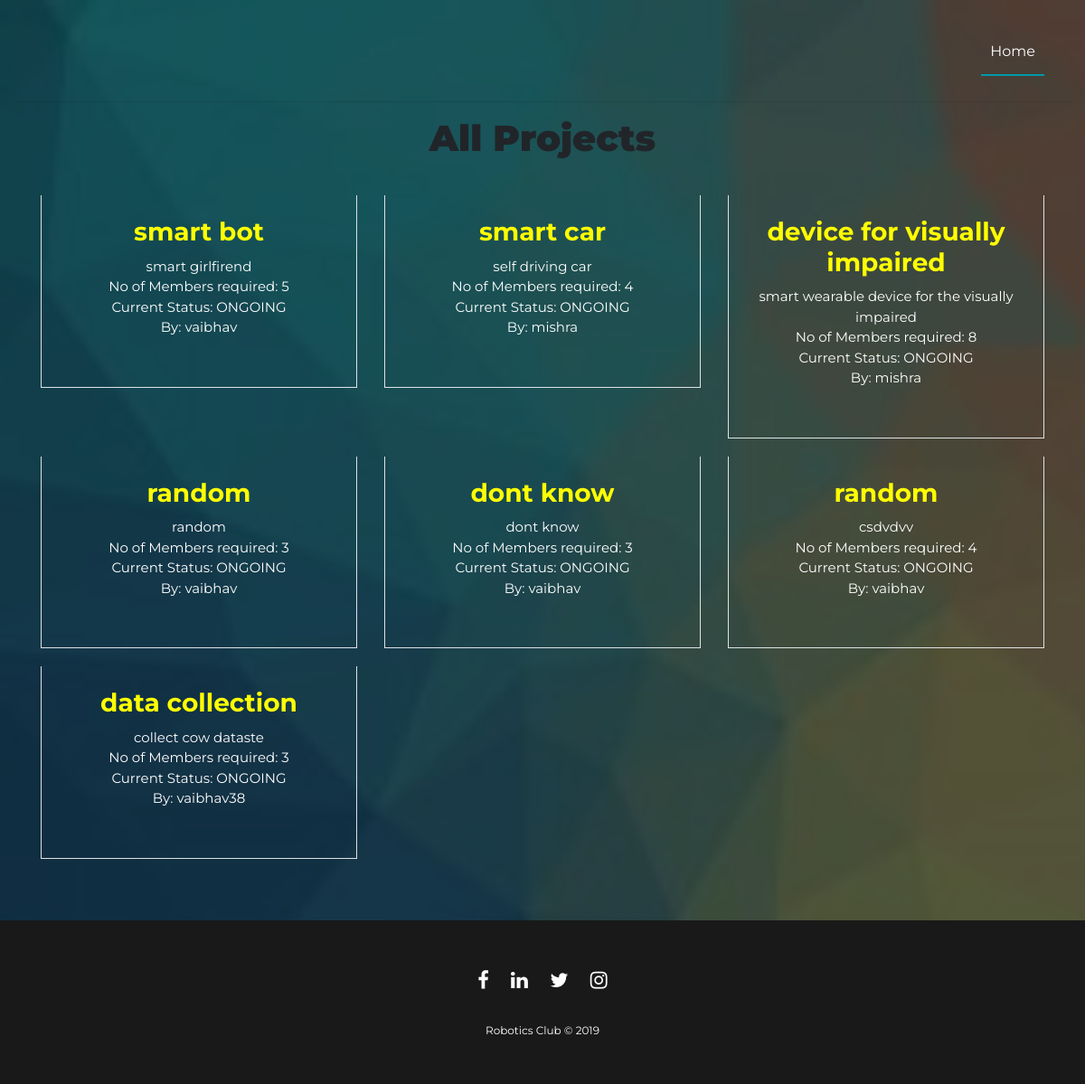
The app's page /projects/, older data.
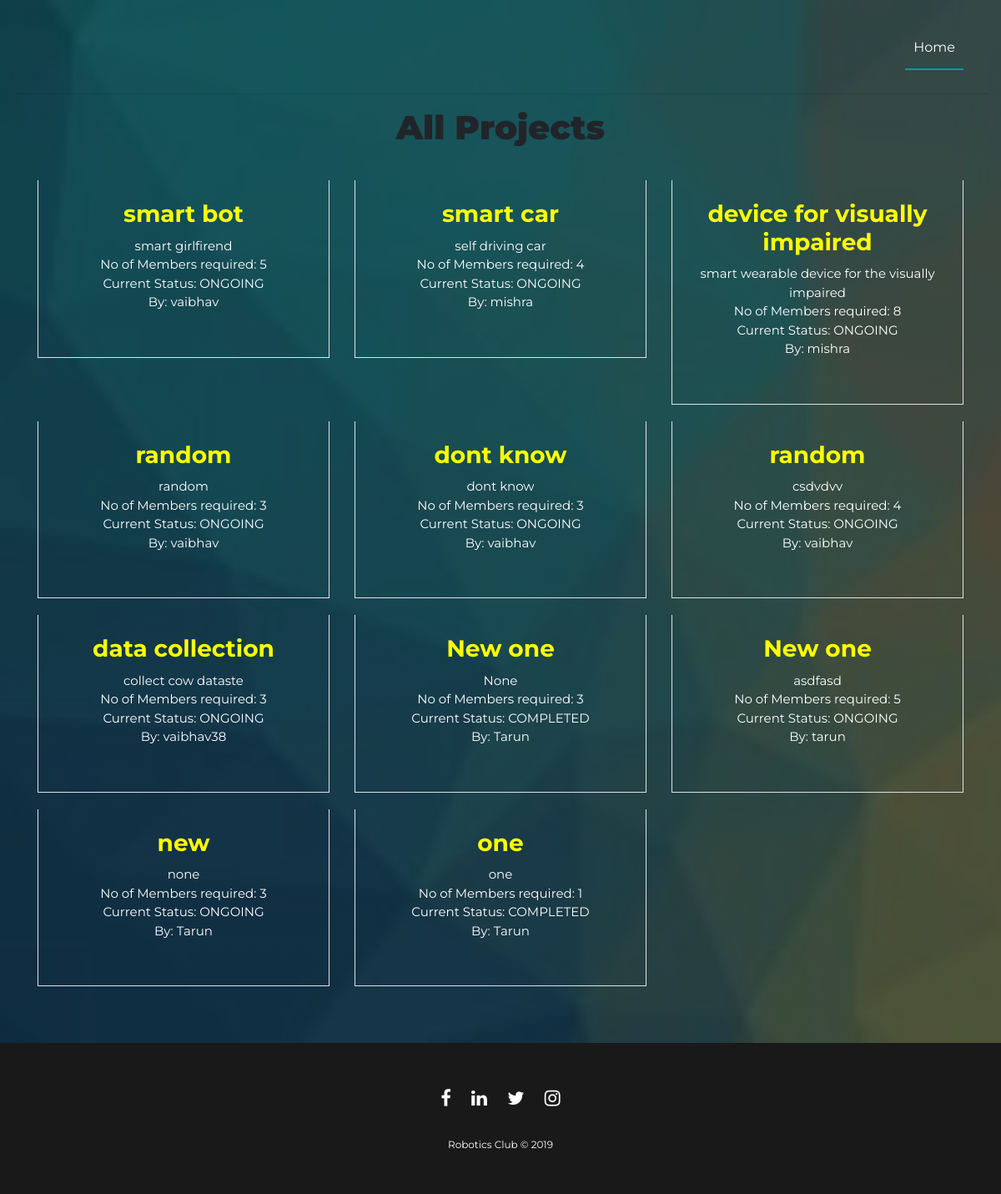
The same page, newer data.
### registration/models.py (models this page shows)
class Project(models.Model):
	user=models.ForeignKey(IITJUser,on_delete=models.CASCADE)
	topic=models.CharField(max_length=200)
	description=models.CharField(max_length=5000)
	number_of_members_required=models.IntegerField()
	status=models.CharField(max_length=10, choices=STATUS_CHOICES, default='ongoing')

class IITJUser(AbstractUser):
	contact=models.CharField(max_length=15)
	hostel = models.CharField(max_length=6, choices=COLOR_CHOICES, default='green')

### registration/views.py (the view)
# urls.py: url(r'^projects/$',stores_views.GeneralProjectsView.as_view(), name='allprojects'),
class GeneralProjectsView(ListView):
	template_name="projects_general.html"
	model=Project

### templates/projects_general.html (shortened to what this page needs)
{% extends "account/base.html" %}
{% load crispy_forms_tags %}
{% load i18n %}
{% block content %}
<br><br><br><br><hr>
<body>
		<h2><font style="text-align: center; font-size: 40px"><strong>All Projects</strong></font></h2><br>
<section class="ftco-section">
	<div class="container">
		<div class="row">
{% for project in object_list %}
          <div class="col-md-6 col-lg-4 ftco-animate" style="margin-bottom: 20px">
            <div class="blog-entry">
              <div class="text border border-top-0 p-4">
                <h3 class="heading" style="color: yellow">{{project.topic}}</h3>
                <p style="font-size:15px ">{{project.description}}
        		<br>No of Members required: {{project.number_of_members_required}}
        		<br>Current Status: {{project.status}}
        		<br>By: {{project.user.username}}</p>
              </div>
            </div>
          </div>
{% endfor %}
        </div>
	</div>
</section>
 <br><br>
</body>
{% endblock %}

### templates/allauth/account/base.html
{% extends "base.html" %}

### templates/allauth/base.html (shortened to what this page needs)
{% load static %}
<!DOCTYPE html>
<html>
<head>
    <link rel="stylesheet" type="text/css" href="//maxcdn.bootstrapcdn.com/font-awesome/4.7.0/css/font-awesome.min.css">
    <link rel="stylesheet" type="text/css" href="{% static 'home/css/style.css' %}">
    <link rel="stylesheet" type="text/css" href="{% static 'home/css/custom-responsive-style.css' %}">
</head>
<body data-spy="scroll" data-target=".main-navigation" data-offset="150">
  <section id="MainContainer">
      <header id="Header">
            <nav class="main-navigation">
                <div class="container clearfix">
                    <div class="site-logo-wrap">
                    </div>
                    <div class="main-menu hidden-md-down">
                        <ul class="menu-list">
                            <li><a class="nav-link" href="/" data-target="#HeroBanner">Home</a></li>
                        </ul>
                    </div>
                </div>
            </nav>
        </header>
        <section id="HeroBanner">
            <div class="hero-content">
    {% block body %}
    {% block content %}
    {% endblock %}
    {% endblock %}
     </div>
        </section>
     </section>
    <footer id="Footer">
            <div class="container">
                <div class="social-share">
                    <ul>
                        <li><a href="#"><i class="fa fa-facebook" aria-hidden="true"></i></a></li>
                        <li><a href="#"><i class="fa fa-linkedin" aria-hidden="true"></i></a></li>
                        <li><a href="#"><i class="fa fa-twitter" aria-hidden="true"></i></a></li>
                        <li><a href="#"><i class="fa fa-instagram" aria-hidden="true"></i></a></li>
                    </ul>
                </div>
                <div class="footer-logo-wrap">
                    Robotics Club &copy; 2019
                </div>
            </div>
        </footer>
  </body>
</html>

Row changes from the older to the newer data that the page shows:
added Project: topic "New one", description "None", number_of_members_required "3", status "COMPLETED", user.username "Tarun"
added Project: topic "New one", description "asdfasd", number_of_members_required "5", status "ONGOING", user.username "tarun"
added Project: topic "new", description "none", number_of_members_required "3", status "ONGOING", user.username "Tarun"
added Project: topic "one", description "one", number_of_members_required "1", status "COMPLETED", user.username "Tarun"
